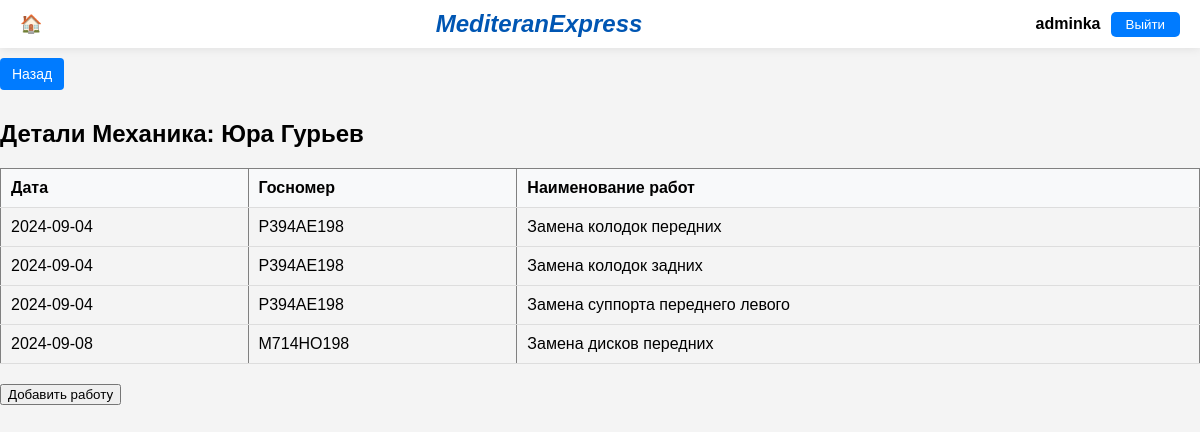
The app's page /mechanic/1/ (signed in) with its own data.
### main/models.py (models this page shows, shortened)
class Mechanic(models.Model):
    first_name = models.CharField(max_length=100)
    last_name = models.CharField(max_length=100)

### main/views.py (the view)
# urls.py: path('mechanic/<int:pk>/', views.mechanic_detail, name='mechanic_detail'),
@login_required
def mechanic_detail(request, pk):
    mechanic = get_object_or_404(Mechanic, pk=pk)
    table_name = f"{mechanic.first_name}_{mechanic.last_name}_{mechanic.id}".replace(' ', '_')
    try:
        with connection.cursor() as cursor:
            cursor.execute(f"SELECT name FROM sqlite_master WHERE type='table' AND name='{table_name}'")
            table_exists = cursor.fetchone()
            if table_exists:
                cursor.execute(f"SELECT date, state_number, work_name FROM {table_name}")
                rows = cursor.fetchall()  # Получение всех строк из таблицы
            else:
                rows = []  # Если таблицы нет, создаем пустой список
    except Exception as e:
        print(f"Ошибка при извлечении данных: {e}")
        rows = []  # На случай ошибки при выполнении SQL-запроса
    return render(request, 'main/mechanic_detail.html', {'mechanic': mechanic, 'rows': rows})

### main/templates/main/mechanic_detail.html (shortened to what this page needs)
{% extends 'main/base.html' %}
{% block content %}
</head>
<a href="{% url 'mechanics_list' %}" class="back-button">Назад</a>
<h2>Детали Механика: {{ mechanic.first_name }} {{ mechanic.last_name }}</h2>
<table border="1">
    <thead>
        <tr>
            <th>Дата</th>
            <th>Госномер</th>
            <th>Наименование работ</th>
        </tr>
    </thead>
    <tbody>
        {% if rows %}
            {% for row in rows %}
            <tr>
                <td>{{ row.0|date:"Y-m-d" }}</td>
                <td>{{ row.1 }}</td>
                <td>{{ row.2 }}</td>
            </tr>
            {% endfor %}
        {% else %}
        <tr>
            <td colspan="3">Нет данных</td>
        </tr>
        {% endif %}
    </tbody>
</table>
<button id="openAddWorkPopupButton">Добавить работу</button>
{% endblock %}

### main/templates/main/base.html (shortened to what this page needs)
<!DOCTYPE html>
<html lang="en">
<head>
    {% load static %}
    <link rel="stylesheet" href="{% static 'css/styles.css' %}">
</head>
<body>
    <div class="header">
        <a href="{% url 'home' %}" class="home-link">🏠</a>
        <div class="title">MediteranExpress</div>
        {% if user.is_authenticated %}
        <div class="user-info">
            <span class="username">{{ user.username }}</span>
            <a href="{% url 'login' %}">
                <button class="sign-out">Выйти</button>
            </a>
        </div>
        {% else %}
        <a href="{% url 'login' %}">
            <button class="sign-in">Sign in</button>
        </a>
        {% endif %}
    </div>
    {% block content %}{% endblock %}
</body>
</html>

### static/css/styles.css (style rules this page uses)
body { font-family: Arial, sans-serif; background-color: #f4f4f9; }

### main/templates/main/base.html (style rules this page uses)
body { font-family: Arial, sans-serif; margin: 0; padding: 0; background-color: #f4f4f4; }
.header { background-color: #fff; padding: 10px 20px; display: flex; justify-content: space-between; align-items: center; box-shadow: 0 0 10px rgba(0, 0, 0, 0.1); }
.user-info { display: flex; align-items: center; gap: 10px; }
.username { font-weight: bold; }
.sign-out, .sign-in { background-color: #007bff; color: white; border: none; padding: 5px 15px; border-radius: 5px; cursor: pointer; }
.header .title { font-size: 24px; color: #0056b3; font-weight: bold; font-style: italic; }
.header .home-link { text-decoration: none; color: #333; font-size: 18px; }

### main/templates/main/mechanic_detail.html (style rules this page uses)
table { width: 100%; border-collapse: collapse; margin: 20px 0; }
th, td { padding: 10px; border-bottom: 1px solid #ddd; text-align: left; }
th { background-color: #f8f9fa; }
.back-button { display: inline-block; padding: 8px 12px; margin: 10px 0; font-size: 14px; color: white; background-color: #007bff; border: none; border-radius: 4px; text-decoration: none; cursor: pointer; }

### records on screen
Mechanic: first_name "Юра", last_name "Гурьев"
Юра_Гурьев_1: date "2024-09-08", state_number "M714HO198", work_name "Замена дисков передних"

### other values on screen
{{ user.username }} "adminka"
{{ row.0|date:"Y-m-d" }} "2024-09-04" "2024-09-04" "2024-09-04"
{{ row.1 }} "P394AE198" "P394AE198" "P394AE198"
{{ row.2 }} "Замена колодок передних" "Замена колодок задних" "Замена суппорта переднего левого"
